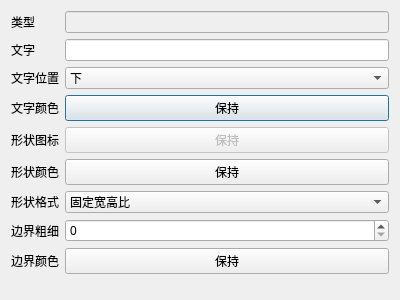
<?xml version="1.0" encoding="UTF-8"?>
<ui version="4.0">
 <class>ShapePropertyDialog</class>
 <widget class="QDialog" name="ShapePropertyDialog">
  <property name="geometry">
   <rect>
    <x>0</x>
    <y>0</y>
    <width>400</width>
    <height>300</height>
   </rect>
  </property>
  <property name="windowTitle">
   <string>Dialog</string>
  </property>
  <layout class="QVBoxLayout" name="verticalLayout">
   <item>
    <layout class="QFormLayout" name="formLayout">
     <item row="0" column="0">
      <widget class="QLabel" name="label_2">
       <property name="text">
        <string>类型</string>
       </property>
      </widget>
     </item>
     <item row="0" column="1">
      <widget class="QLineEdit" name="class_lineEdit">
       <property name="enabled">
        <bool>false</bool>
       </property>
      </widget>
     </item>
     <item row="1" column="0">
      <widget class="QLabel" name="label">
       <property name="text">
        <string>文字</string>
       </property>
      </widget>
     </item>
     <item row="1" column="1">
      <widget class="QLineEdit" name="text_lineEdit"/>
     </item>
     <item row="2" column="0">
      <widget class="QLabel" name="label_3">
       <property name="text">
        <string>文字位置</string>
       </property>
      </widget>
     </item>
     <item row="2" column="1">
      <widget class="QComboBox" name="text_align_comboBox">
       <property name="editable">
        <bool>false</bool>
       </property>
       <property name="currentText">
        <string>下</string>
       </property>
       <property name="currentIndex">
        <number>1</number>
       </property>
       <item>
        <property name="text">
         <string>上</string>
        </property>
       </item>
       <item>
        <property name="text">
         <string>下</string>
        </property>
       </item>
       <item>
        <property name="text">
         <string>左</string>
        </property>
       </item>
       <item>
        <property name="text">
         <string>右</string>
        </property>
       </item>
       <item>
        <property name="text">
         <string>中</string>
        </property>
       </item>
       <item>
        <property name="text">
         <string>左上</string>
        </property>
       </item>
       <item>
        <property name="text">
         <string>右上</string>
        </property>
       </item>
       <item>
        <property name="text">
         <string>左下</string>
        </property>
       </item>
       <item>
        <property name="text">
         <string>右下</string>
        </property>
       </item>
      </widget>
     </item>
     <item row="3" column="0">
      <widget class="QLabel" name="label_4">
       <property name="text">
        <string>文字颜色</string>
       </property>
      </widget>
     </item>
     <item row="4" column="0">
      <widget class="QLabel" name="label_5">
       <property name="text">
        <string>形状图标</string>
       </property>
      </widget>
     </item>
     <item row="5" column="0">
      <widget class="QLabel" name="label_6">
       <property name="text">
        <string>形状颜色</string>
       </property>
      </widget>
     </item>
     <item row="6" column="0">
      <widget class="QLabel" name="label_7">
       <property name="text">
        <string>形状格式</string>
       </property>
      </widget>
     </item>
     <item row="3" column="1">
      <widget class="QPushButton" name="text_color_btn">
       <property name="text">
        <string>保持</string>
       </property>
      </widget>
     </item>
     <item row="4" column="1">
      <widget class="QPushButton" name="pixmap_name_btn">
       <property name="enabled">
        <bool>false</bool>
       </property>
       <property name="text">
        <string>保持</string>
       </property>
      </widget>
     </item>
     <item row="5" column="1">
      <widget class="QPushButton" name="pixmap_color_btn">
       <property name="text">
        <string>保持</string>
       </property>
      </widget>
     </item>
     <item row="6" column="1">
      <widget class="QComboBox" name="pixmap_scale_combo">
       <property name="enabled">
        <bool>true</bool>
       </property>
       <item>
        <property name="text">
         <string>固定宽高比</string>
        </property>
       </item>
       <item>
        <property name="text">
         <string>拉伸</string>
        </property>
       </item>
      </widget>
     </item>
     <item row="7" column="0">
      <widget class="QLabel" name="label_8">
       <property name="text">
        <string>边界粗细</string>
       </property>
      </widget>
     </item>
     <item row="8" column="0">
      <widget class="QLabel" name="label_9">
       <property name="text">
        <string>边界颜色</string>
       </property>
      </widget>
     </item>
     <item row="7" column="1">
      <widget class="QSpinBox" name="border_size_spin"/>
     </item>
     <item row="8" column="1">
      <widget class="QPushButton" name="border_color_btn">
       <property name="text">
        <string>保持</string>
       </property>
      </widget>
     </item>
    </layout>
   </item>
  </layout>
 </widget>
 <resources/>
 <connections/>
</ui>
